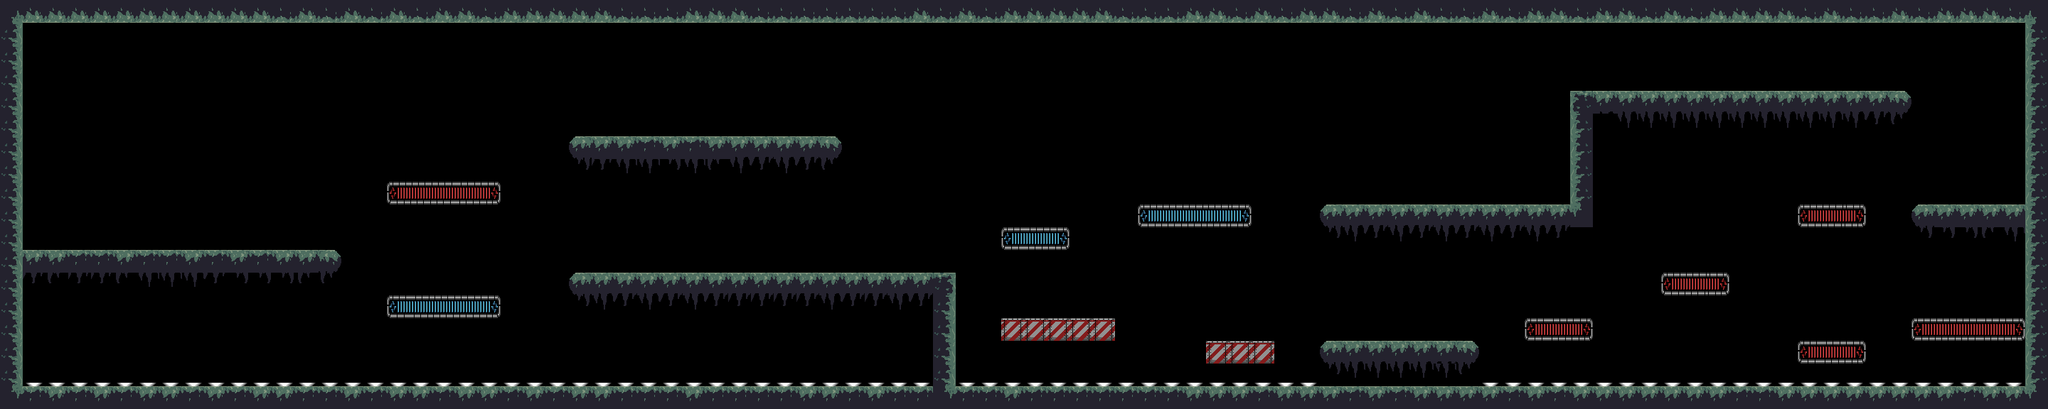

A level layout from a 2D game, rendered from its tile map. Below: a short description, then the map file with tile-grid data replaced by summaries:
An orthogonal 90x18 tile map with 32x32 px tiles, 4 tile layers (Grey blocks, Red, Doors, Blue) and 23 objects (4x PressurePlate, Box, Blue, Red).

<map version="1.9" tiledversion="1.9.2" orientation="orthogonal" renderorder="right-down" width="90" height="18" tilewidth="32" tileheight="32" infinite="0" nextlayerid="10" nextobjectid="33">
 <tileset firstgid="1" source="TempSpriteSheet.tsx" />
 <layer id="1" name="Grey blocks" width="90" height="18">
  <data>[1620 cells, 460 non-empty, 21 distinct tile ids]</data>
 </layer>
 <layer id="3" name="Red" width="90" height="18">
  <data>[1620 cells, 30 non-empty, 5 distinct tile ids]</data>
 </layer>
 <layer id="6" name="Doors" width="90" height="18">
  <data>[1620 cells, 0 non-empty, 0 distinct tile ids]</data>
 </layer>
 <layer id="4" name="Blue" width="90" height="18">
  <data>[1620 cells, 13 non-empty, 4 distinct tile ids]</data>
 </layer>
 <objectgroup id="5" name="Puzzle pieces">
  <object id="20" name="Box" x="1920" y="224">
   <point />
  </object>
  <object id="27" name="PressurePlate" x="928" y="352">
   <point />
  </object>
  <object id="28" name="PressurePlate" x="1056" y="160">
   <point />
  </object>
  <object id="29" name="PressurePlate" x="2752" y="416">
   <point />
  </object>
  <object id="30" name="PressurePlate" x="2400" y="96">
   <point />
  </object>
 </objectgroup>
 <objectgroup id="2" name="Coins">
  <object id="1" x="608" y="224">
   <point />
  </object>
  <object id="2" x="608" y="384">
   <point />
  </object>
  <object id="3" x="960" y="160">
   <point />
  </object>
  <object id="4" x="864" y="352">
   <point />
  </object>
  <object id="5" x="1440" y="416">
   <point />
  </object>
  <object id="6" x="1440" y="288">
   <point />
  </object>
  <object id="7" x="2240" y="96">
   <point />
  </object>
  <object id="8" x="2176" y="415.996">
   <point />
  </object>
  <object id="9" x="2752" y="384">
   <point />
  </object>
  <object id="10" x="2368" y="352">
   <point />
  </object>
  <object id="11" x="2592" y="96">
   <point />
  </object>
  <object id="12" x="2560" y="256">
   <point />
  </object>
 </objectgroup>
 <objectgroup id="8" name="Doors">
  <object id="23" x="864" y="32" width="32" height="160" />
  <object id="24" x="1088" y="224" width="32" height="160" />
  <object id="25" x="2528" y="32" width="32" height="96" />
  <object id="26" x="1984" y="320" width="32" height="160" />
 </objectgroup>
 <objectgroup id="9" name="SpawnPoints">
  <object id="31" name="Blue" x="64" y="288">
   <point />
  </object>
  <object id="32" name="Red" x="128" y="288">
   <point />
  </object>
 </objectgroup>
</map>
